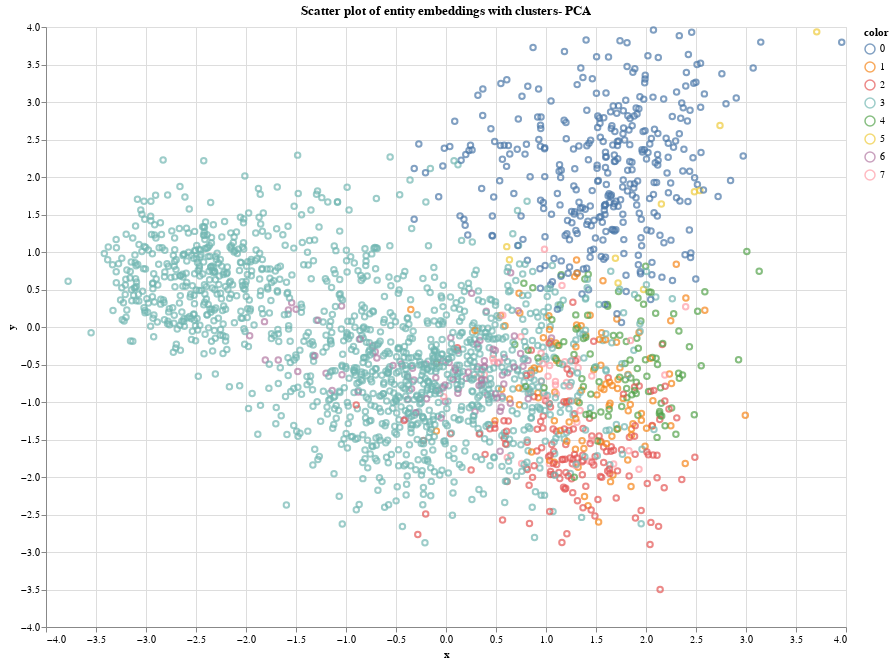

This figure's notebook cell:
### Code cell
# Create a scatter plot
scatter_plot = alt.Chart(embeddings_df).mark_point().encode(
    y=alt.Y('y', type="quantitative"),
    x=alt.X('x', type="quantitative"),
    color=alt.Color('color', type="nominal")
).properties(
    title='Scatter plot of entity embeddings with clusters- PCA'
)

scatter_plot.properties(width=800, height=600)

### Figure 1 — Vega-Lite specification as saved in the notebook (floating-point values rounded to 4 significant figures; data arrays with more than 128 entries replaced by an {"elided": "..."} marker saying what was removed)
{"config": {"view": {"continuousWidth": 300, "continuousHeight": 300}}, "data": {"name": "data-b56e45749cafc57852626342379dbde9"}, "mark": {"type": "point"}, "encoding": {"color": {"field": "color", "type": "nominal"}, "x": {"field": "x", "type": "quantitative"}, "y": {"field": "y", "type": "quantitative"}}, "height": 600, "title": "Scatter plot of entity embeddings with clusters- PCA", "width": 800, "$schema": "https://vega.github.io/schema/vega-lite/v5.17.0.json", "datasets": {"data-b56e45749cafc57852626342379dbde9": {"elided": "2131 records"}}}
